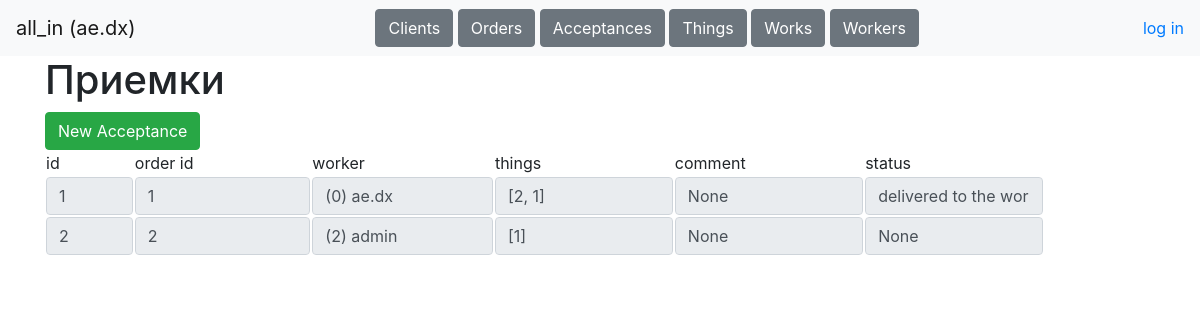
Page /tables/acceptances (signed in) on the earlier database version.
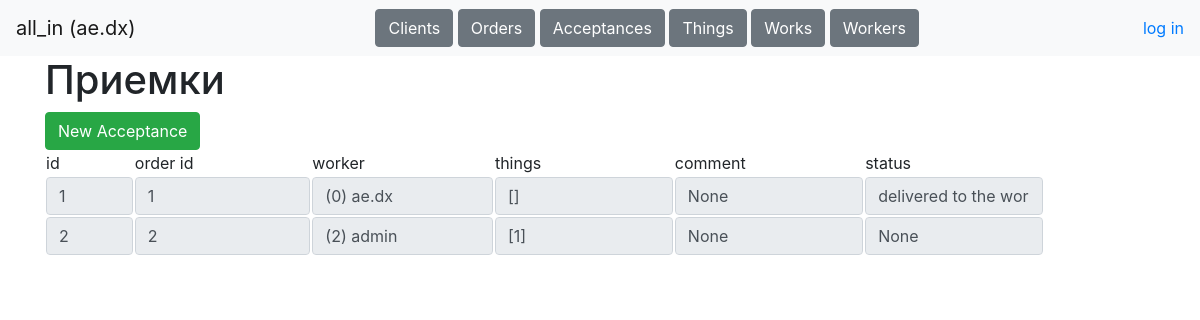
Same page on the later database version.
### data/tables.py (models this page shows)
class Acceptance(db_session.SqlAlchemyBase, SerializerMixin):
    __tablename__ = 'acceptances'
    id = Column(sqlalchemy.Integer, primary_key=True, autoincrement=True)
    order_id = Column(sqlalchemy.Integer, sqlalchemy.ForeignKey('orders.id'))
    worker_id = Column(sqlalchemy.Integer, sqlalchemy.ForeignKey('workers.id'))
    things =  Column(sqlalchemy.String, default='[]', nullable=True)
    comment = Column(sqlalchemy.String, nullable=True)
    status =  Column(sqlalchemy.String, nullable=True)
    order = orm.relationship('Order')
    worker = orm.relationship('Worker')

class Order(db_session.SqlAlchemyBase, SerializerMixin):
    __tablename__ = 'orders'
    id = Column(sqlalchemy.Integer, primary_key=True, autoincrement=True)
    client_id = Column(sqlalchemy.Integer, sqlalchemy.ForeignKey('clients.id'))
    create_date = Column(sqlalchemy.DateTime, default=dt.datetime.now())
    comment = Column(sqlalchemy.String, nullable=True)
    status =  Column(sqlalchemy.String, nullable=True)
    client = orm.relationship('Client')

class Worker(db_session.SqlAlchemyBase, SerializerMixin):
    __tablename__ = 'workers'
    id = Column(sqlalchemy.Integer, primary_key=True, autoincrement=True)
    username = Column(sqlalchemy.String, nullable=True)
    name = Column(sqlalchemy.String, nullable=True)
    password = Column(sqlalchemy.String, nullable=True)
    role = Column(sqlalchemy.String, nullable=True)
    phone = Column(sqlalchemy.String, nullable=True)
    comment = Column(sqlalchemy.String, nullable=True)

### main.py (the view)
@app.route('/tables/<table>', methods=['POST', 'GET'])
def tables(table):
    username = request.cookies.get('user')
    if not username:
        return redirect('/login')
    user = stuff.get_user(username)
    if user.role == 'manager' and not table in ('clients', 'orders', 'acceptances', 'things') or \
            user.role == 'courier' and not table in ('orders', 'acceptances', 'things', 'shipments') or \
            user.role == 'worker' and not table in ('acceptances', 'works'):
        return redirect('/dashboard')
    if request.method == 'GET':
        return render_template(f'{table}.html', sort='id', reverse=0, user=user)
    elif request.method == 'POST':
        stuff.update_entry(table, request.form)
        return redirect(f'/tables/{table}')

### data/db_session.py (called while the page is built)
def create_session() -> Session:
    global __factory
    return __factory()

### stuff.py (called while the page is built)
def get_user(username):
    db_sess = db_session.create_session()
    worker = db_sess.query(Worker).filter(Worker.username == username).first()
    db_sess.close()
    return worker

def get_table(table, sort='id', reverse=0):
    db_sess = db_session.create_session()
    if table == 'clients':
        return db_sess.query(Client)
    elif table == 'orders':
        return db_sess.query(Order)
    elif table == 'acceptances':
        return db_sess.query(Acceptance)
    elif table == 'things':
        return db_sess.query(Thing)
    elif table == 'works':
        return db_sess.query(Work)
    elif table == 'workers':
        return db_sess.query(Worker)
    db_sess.close()

### templates/acceptances.html
{% extends "base.html"%}
{% block content %}
<h1>Приемки</h1>
<a class="btn btn-success" href="/tables/acceptances/new" role="button">New Acceptance</a><br>
<table>
    <tr>
        <td width="8%">id</td>
        <td>order id</td>
        <td>worker</td>
        <td>things</td>
        <td>comment</td>
        <td>status</td>
        <td width="10%"></td>
    </tr>
    {% for item in data("acceptances", sort=sort, reverse=reverse) %}
    <tr>
        <td width="8%"><a href="/tables/acceptances/{{item.id}}"><input class="form-control" value="{{item.id}}" readonly></a></td>
        <td><input class="form-control" value="{{item.order.id}}" readonly></td>
        <td><input class="form-control" value="({{item.worker.id}}) {{item.worker.name}}" readonly></td>
        <td><input class="form-control" value="{{item.things}}" readonly></td>
        <td><input class="form-control" value="{{item.comment}}" readonly></td>
        <td><input class="form-control" value="{{item.status}}" readonly></td>
        <td width="10%"></td>
    </tr>
    {% endfor %}
</table>
{% endblock %}

Differences in the rows shown:
changed Acceptance "delivered to the worker": things "[2, 1]" → "[]"
